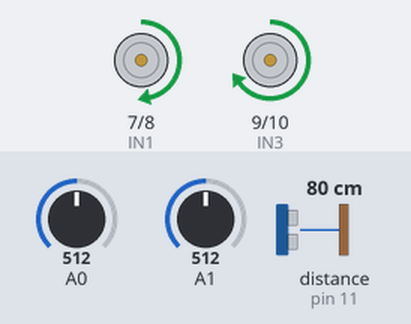
Bench run of a sketch on a simulated Arduino Uno, built with avr-gcc and run on an emulated ATmega328P. Shown: motor-driver pin pairs drawn as motors (green arrow = first pin HIGH = forward, orange = second pin HIGH = backward, longer = more drive, scaled by the enable pin). Wiring (inferred from the names in the program): ultrasonic range finder: trigger pin 12; echo pin 11. Inputs (shaded band) come from the test bench; at power-on: distance to the obstacle (sensor on pin 11) 80 cm, A1 = 512, A0 = 512. The echo pulse lasts 58.3 µs per cm.

Above: at 1.2 s.
1.3 s: distance to the obstacle (sensor on pin 11) set to 21 cm
At 2.5 s:
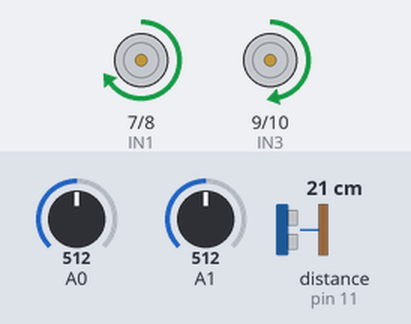
3.3 s: distance to the obstacle (sensor on pin 11) set to 19 cm
At 4.06 s:
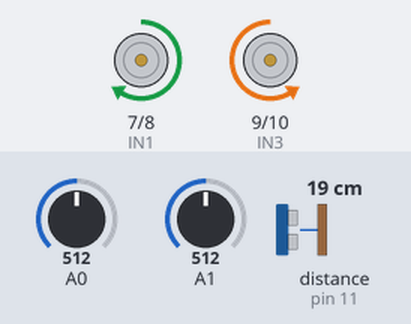
6.3 s: A1 set to 1023
At 6.38 s:
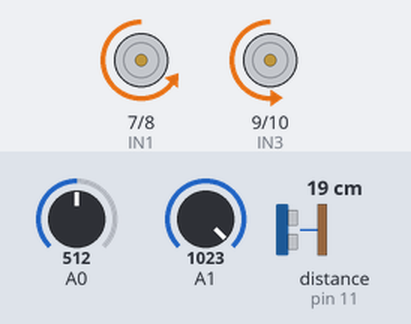
8.5 s: A0 set to 590
10.0 s: A0 set to 616
At 10.16 s:
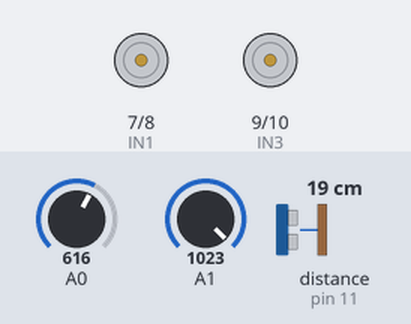
13.0 s: distance to the obstacle (sensor on pin 11) set to 35 cm
Timing chart, 0 to 21.2 s (numbered marks = the images above; inputs shaded):
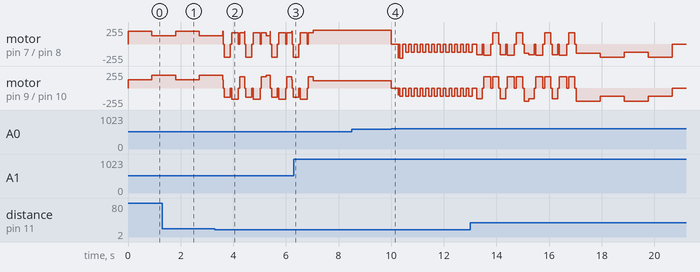

The sketch:

siyah_nokta_gidis_donus_engeleden_kacma.ino
```cpp
/*
  MOTOR PINLERI (SENIN VERDIGİN):
  ENA 5, ENB 6, IN1 7, IN2 8, IN3 9, IN4 10  (L298N)

  LINE / SIYAH SENSOR (analog varsayım):
  SOL = A1, SAG = A0

  HC-SR04:
  TRIG=12, ECHO=11

  MANTIK:
  - Arena beyaz, hedef siyah daire.
  - Robot gezer (search). Siyahı görünce merkeze alır (approach).
  - Siyah dairenin üstünde (iki sensör de siyah) durur.
  - Geldiği hareketleri kaydettiği için aynı yolu TERSTEN oynatıp başlangıca (park) döner.
  - Önde duvar/engel görünce kaçış manevrası yapar (o da kayda girer).
*/

// ---------------- PINLER ----------------
const int ENA = 5;
const int ENB = 6;
const int IN1 = 7;
const int IN2 = 8;
const int IN3 = 9;
const int IN4 = 10;

const int LINE_L = A1;
const int LINE_R = A0;

const int TRIG_PIN = 12;
const int ECHO_PIN = 11;

// ------------- AYARLAR (SENİN DEĞERLERİNE UYGUN) -------------
int baseSpeed = 160;     // ileri hız
int steerGain = 50;      // siyaha yaklaşma düzeltmesi
int backSpeed = 140;     // kaçış geri hız
int turnSpeed = 170;     // pivot dönüş

// Motor düz gitmiyorsa burayı oyna:
int trimLeft  = 0;
int trimRight = 0;

// Motor yönü tersse true yap:
const bool INV_LEFT  = false;
const bool INV_RIGHT = false;

// Siyah/Beyaz eşiği (senin değerlerde beyaz 20-40, siyah 800-1000)
int THRESH_BLACK = 600;

// Engel eşiği (cm)
const int OBSTACLE_CM = 18;

// --------- Hareket Kaydı (geri dönüş için) ----------
struct Segment {
  int16_t l;
  int16_t r;
  uint16_t ms;
};

const int MAX_SEG = 120;
Segment seg[MAX_SEG];
int segCount = 0;

int16_t curL = 0, curR = 0;
unsigned long cmdStartMs = 0;

enum State { SEARCH, APPROACH, TARGET_FOUND, RETURNING, DONE };
State state = SEARCH;

int retIndex = -1;
unsigned long retStartMs = 0;

// ---------------- MOTOR ----------------
void setMotorRaw(int16_t l, int16_t r) {
  l = constrain(l, -255, 255);
  r = constrain(r, -255, 255);

  // invert opsiyonları
  if (INV_LEFT)  l = -l;
  if (INV_RIGHT) r = -r;

  // trim
  l = constrain((int)l + trimLeft,  -255, 255);
  r = constrain((int)r + trimRight, -255, 255);

  // Sol
  if (l >= 0) { digitalWrite(IN1, HIGH); digitalWrite(IN2, LOW);  }
  else        { digitalWrite(IN1, LOW);  digitalWrite(IN2, HIGH); }

  // Sağ
  if (r >= 0) { digitalWrite(IN3, HIGH); digitalWrite(IN4, LOW);  }
  else        { digitalWrite(IN3, LOW);  digitalWrite(IN4, HIGH); }

  analogWrite(ENA, abs(l));
  analogWrite(ENB, abs(r));
}

void motorStop() {
  setMotorRaw(0, 0);
}

// segment ekle
void pushSeg(int16_t l, int16_t r, uint16_t ms) {
  if (ms < 25) return;
  if (segCount >= MAX_SEG) return; // dolarsa daha fazla kaydetmez (ama yine çalışır)
  seg[segCount++] = { l, r, ms };
}

// logging’li sürüş
void drive(int16_t l, int16_t r, bool logging=true) {
  if (!logging) {
    curL = l; curR = r;
    setMotorRaw(l, r);
    return;
  }

  unsigned long now = millis();
  if (cmdStartMs == 0) {
    cmdStartMs = now;
    curL = l; curR = r;
    setMotorRaw(l, r);
    return;
  }

  if (l == curL && r == curR) {
    // aynı komut devam
    setMotorRaw(l, r);
    return;
  }

  // komut değişti -> önceki segmenti kaydet
  unsigned long dt = now - cmdStartMs;
  pushSeg(curL, curR, (uint16_t)min(dt, 65535UL));

  // yeni komut
  cmdStartMs = now;
  curL = l; curR = r;
  setMotorRaw(l, r);
}

void finalizeLog() {
  if (cmdStartMs == 0) return;
  unsigned long now = millis();
  unsigned long dt = now - cmdStartMs;
  pushSeg(curL, curR, (uint16_t)min(dt, 65535UL));
  cmdStartMs = 0;
}

// ---------------- LINE SENSOR ----------------
int readLineAvg(int pin) {
  long s = 0;
  for (int i=0;i<5;i++){
    s += analogRead(pin);
    delayMicroseconds(600);
  }
  return (int)(s/5);
}

bool isBlack(int v) {
  // siyah yüksek okuyor varsayımı
  return v >= THRESH_BLACK;
}

// ---------------- HC-SR04 ----------------
int readDistanceCm() {
  digitalWrite(TRIG_PIN, LOW);
  delayMicroseconds(3);
  digitalWrite(TRIG_PIN, HIGH);
  delayMicroseconds(10);
  digitalWrite(TRIG_PIN, LOW);

  unsigned long dur = pulseIn(ECHO_PIN, HIGH, 25000UL);
  if (dur == 0) return 999;
  int cm = (int)(dur / 58UL);
  if (cm <= 0) cm = 999;
  return cm;
}

// ---------------- AVOID ----------------
void avoidObstacle() {
  // bu manevralar da kayda girsin ki geri dönerken geri sarabilsin
  drive(0,0,true); delay(40);

  drive(-backSpeed, -backSpeed, true); delay(220);
  drive(0,0,true); delay(60);

  // rastgele gibi: sağa pivot, sonra ileri
  drive(turnSpeed, -turnSpeed, true); delay(260);
  drive(0,0,true); delay(40);

  drive(baseSpeed, baseSpeed, true); delay(180);
}

// ---------------- SETUP/LOOP ----------------
void setup() {
  pinMode(ENA, OUTPUT); pinMode(ENB, OUTPUT);
  pinMode(IN1, OUTPUT); pinMode(IN2, OUTPUT);
  pinMode(IN3, OUTPUT); pinMode(IN4, OUTPUT);

  pinMode(TRIG_PIN, OUTPUT);
  pinMode(ECHO_PIN, INPUT);

  motorStop();
}

void loop() {
  int L = readLineAvg(LINE_L);
  int R = readLineAvg(LINE_R);

  bool bL = isBlack(L);
  bool bR = isBlack(R);

  int d = readDistanceCm();

  // -------- RETURNING ----------
  if (state == RETURNING) {
    // engel çok yakınsa çarpmasın diye mini fren + biraz geri
    if (d <= OBSTACLE_CM) {
      motorStop(); delay(50);
      setMotorRaw(-120, -120); delay(120);
      motorStop(); delay(40);
    }

    if (retIndex < 0) {
      motorStop();
      state = DONE;
      return;
    }

    // aktif segmenti ters oynat
    Segment s = seg[retIndex];

    // segment başlangıcı ayarla
    if (retStartMs == 0) {
      retStartMs = millis();
      setMotorRaw(-s.l, -s.r);
    }

    if (millis() - retStartMs >= s.ms) {
      // bu segment bitti -> bir önceki segmente geç
      retIndex--;
      retStartMs = 0;
    }
    return;
  }

  if (state == DONE) {
    motorStop();
    return;
  }

  // -------- OBSTACLE PRIORITY ----------
  if (d <= OBSTACLE_CM) {
    avoidObstacle();
    return;
  }

  // -------- TARGET DETECTION ----------
  // İki sensör de siyah görüyorsa: hedefin üstündesin
  if (bL && bR) {
    finalizeLog();
    motorStop();
    delay(250); // hedefte “tamam” bekle

    // geri dönüş başlat
    retIndex = segCount - 1;
    retStartMs = 0;
    state = RETURNING;
    return;
  }

  // -------- APPROACH / SEARCH ----------
  // Bir sensör siyah görüyorsa siyaha doğru düzelt
  if (bL || bR) {
    state = APPROACH;
    int err = (R - L); // R>L ise sağ daha beyaz (sol daha siyah) gibi düşün
    int corr = constrain(err / 8, -steerGain, steerGain);

    int leftPWM  = baseSpeed - corr;
    int rightPWM = baseSpeed + corr;

    drive(leftPWM, rightPWM, true);
    return;
  }

  // Hiç siyah yoksa: SEARCH (yumuşak salınımlı gez)
  state = SEARCH;
  // salınım: her 900ms’de bir sağ/sol hafif bias
  unsigned long t = millis();
  int phase = (t / 900) % 2;
  int bias = (phase == 0) ? 35 : -35;

  drive(baseSpeed + bias, baseSpeed - bias, true);
}
```

Measured:
- the behaviour switches between 20 and 19 cm on distance to the obstacle (sensor on pin 11) (found by bisection; images 1 and 2)
- the behaviour switches between 599 and 600 on A0 (found by bisection; images 3 and 4)
- after the input at 8.5 s, every drawn part: stays the same
